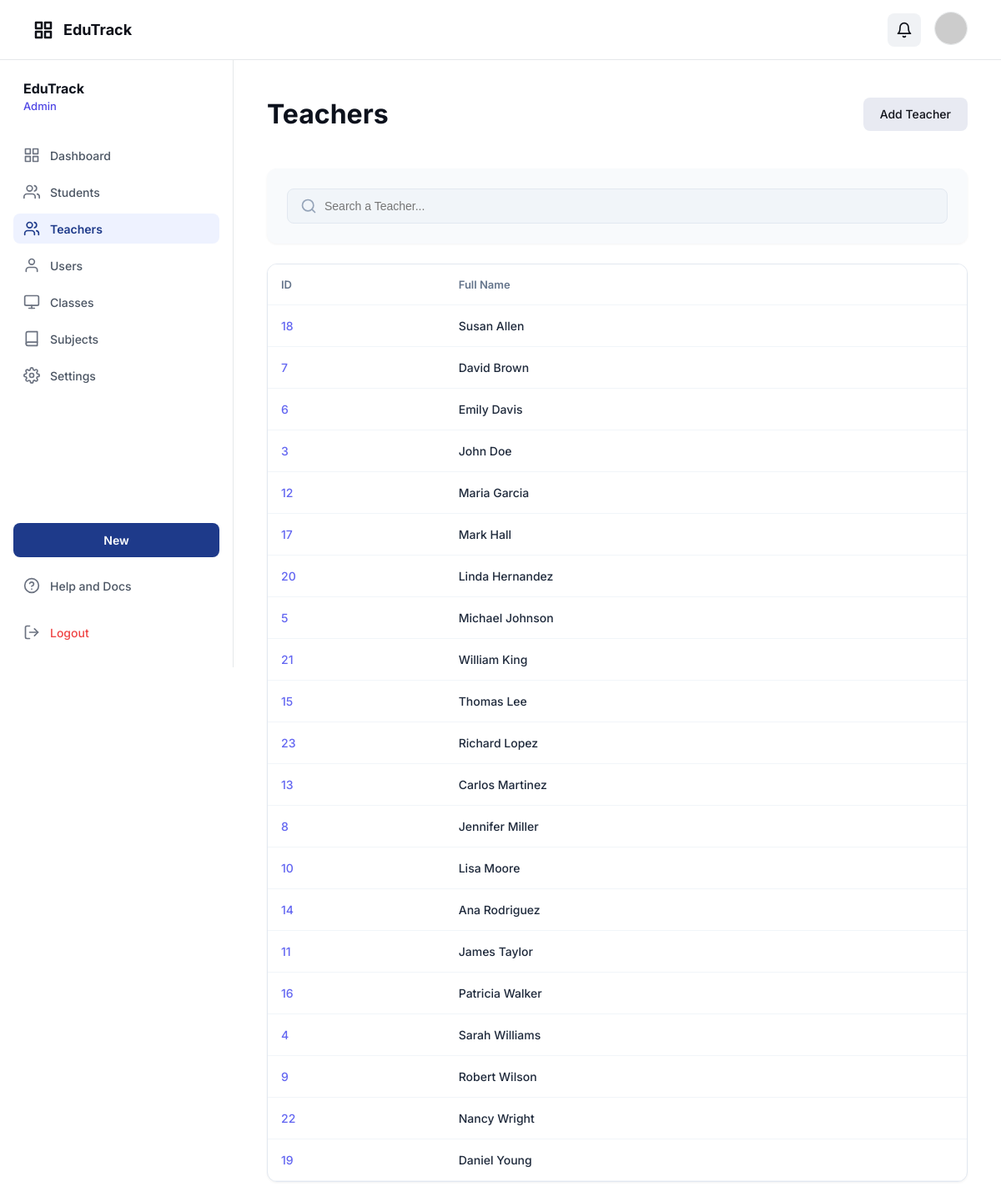
The app's page /school_app/index.php?controller=teacher&action=index (signed in) with its own data.
### tables this page shows
CREATE TABLE users (
  id BIGINT UNSIGNED NOT NULL AUTO_INCREMENT,
  username VARCHAR(50) NOT NULL,
  email VARCHAR(120) NULL,
  password_hash VARCHAR(255) NOT NULL,
  first_name VARCHAR(80) NOT NULL,
  last_name VARCHAR(80) NOT NULL,
  is_active TINYINT(1) NOT NULL DEFAULT 1,
  created_at TIMESTAMP NOT NULL DEFAULT CURRENT_TIMESTAMP,
  updated_at TIMESTAMP NOT NULL DEFAULT CURRENT_TIMESTAMP ON UPDATE CURRENT_TIMESTAMP,
  PRIMARY KEY (id),
  UNIQUE KEY uq_users_username (username),
  UNIQUE KEY uq_users_email (email)
);

### school_app/models/User.php (called while the page is built, shortened)
<?php
class User extends Model
{
    public static function getAll($filters = [])
    {
        $db = Database::connect();
        $sql = "SELECT
                    u.*,
                    r.id as role_id,
                    r.name as role_name,
                    r.description as role_description
                FROM users u
                LEFT JOIN user_roles ur ON u.id = ur.user_id
                LEFT JOIN roles r ON ur.role_id = r.id
                WHERE 1=1";
        $params = [];
        if (!empty($filters['role'])) {
            $sql .= " AND r.name = ?";
            $params[] = $filters['role'];
        }
        $sql .= " ORDER BY u.last_name, u.first_name";
        $stmt = $db->prepare($sql);
        $stmt->execute($params);
        return $stmt->fetchAll(PDO::FETCH_OBJ);
    }
}

### school_app/controllers/TeacherController.php (called while the page is built, shortened)
<?php
require_once __DIR__ . '/../models/User.php';
class TeacherController
{
    public function index()
    {
        $search = $_GET['search'] ?? '';
        $teachers = User::getAll([
            'role' => 'TEACHER',
            'search' => $search
        ]);
        return [
            'teachers' => $teachers,
            'filters' => [
                'search' => $search
            ]
        ];
    }
}

### school_app/views/admin/teachers/index.php (the view, shortened to what this page needs)
<div class="teachers-view-container">
    <div style="display: flex; justify-content: space-between; align-items: center; margin-bottom: 24px;">
        <h1 class="text-h1" style="font-weight: 700; font-size: 32px; color: var(--text-dark);">Teachers</h1>
        <a href="index.php?controller=teacher&action=add" class="btn-secondary"
            style="padding: 10px 20px; border-radius: 8px; font-weight: 500; font-size: 14px;">Add Teacher</a>
    </div>
    <div class="card" style="padding: 24px; margin-bottom: 24px; border: none; background-color: #f8fafc;">
        <form action="index.php" method="GET" style="position: relative; width: 100%;">
            <input type="text" name="search" value="<?php echo htmlspecialchars($filters['search']); ?>"
                placeholder="Search a Teacher..." class="input-field"
                style="width: 100%; padding: 12px 16px 12px 44px; border-radius: 8px; border: 1px solid #e2e8f0; background-color: #f1f5f9; font-size: 14px;">
        </form>
    </div>
    <div class="card"
        style="padding: 0; border: 1px solid #e2e8f0; border-radius: 12px; overflow: hidden; background-color: #fff;">
        <table style="width: 100%; border-collapse: collapse; text-align: left;">
            <thead>
                <tr style="border-bottom: 1px solid #f1f5f9; background-color: #fff;">
                    <th style="padding: 16px; color: #64748b; font-size: 13px; font-weight: 600; text-transform: none;">
                        ID</th>
                    <th style="padding: 16px; color: #64748b; font-size: 13px; font-weight: 600; text-transform: none;">
                        Full Name</th>
                </tr>
            </thead>
            <tbody>
                <?php if (empty($teachers)): ?>
                    <tr>
                        <td colspan="2" style="padding: 48px; text-align: center; color: #94a3b8; font-size: 15px;">
                            No teachers found matching your criteria.
                        </td>
                    </tr>
                <?php else: ?>
                    <?php foreach ($teachers as $teacher): ?>
                        <tr style="border-bottom: 1px solid #f1f5f9; transition: background-color 0.2s;"
                            onmouseover="this.style.backgroundColor='#f8fafc'"
                            onmouseout="this.style.backgroundColor='transparent'">
                            <td style="padding: 16px; color: #6366f1; font-weight: 500; font-size: 14px;">
                                <?php echo htmlspecialchars($teacher->id); ?>
                            </td>
                            <td style="padding: 16px; color: #1e293b; font-weight: 500; font-size: 14px;">
                                <?php echo htmlspecialchars($teacher->first_name . ' ' . $teacher->last_name); ?>
                            </td>
                        </tr>
                    <?php endforeach; ?>
                <?php endif; ?>
            </tbody>
        </table>
    </div>
</div>

### school_app/assets/css/app.css (style rules this page uses)
:root { --primary: #1e3a89; --primary-light: #e8eaf2; --bg-main: #f9f9f9; --bg-white: #ffffff; --text-main: #0f1119; --text-muted: #546691; --text-dark: #0c111c; --border-color: #e5e8ea; --border-input: #d1d6e5; --error: #ef4444; --success: #10b981; --spacing-xs: 4px; --spacing-sm: 8px; --spacing-md: 12px; --spacing-lg: 16px; --spacing-xl: 20px; --spacing-2xl: 24px; --spacing-4xl: 40px; --font-family: "Inter", -apple-system, BlinkMacSystemFont, "Segoe UI", Roboto, sans-serif; --font-size-xs: 12px; --font-size-sm: 14px; --font-size-md: 16px; --font-size-lg: 18px; --font-size-xl: 24px; --font-size-2xl: 28px; --font-size-3xl: 32px; }
* { -webkit-font-smoothing: antialiased; box-sizing: border-box; }
html, body { margin: 0; padding: 0; height: 100%; font-family: var(--font-family); background-color: var(--bg-white); color: var(--text-main); }
a { text-decoration: none; color: inherit; }
.card { background-color: var(--bg-white); border: 1px solid var(--input-border); border-radius: 12px; padding: var(--spacing-2xl); box-shadow: 0 1px 3px rgba(0, 0, 0, 0.05); }
.depth-frame-30, .depth-frame-31, .btn-secondary { background-color: var(--primary-light); color: var(--text-main); border-radius: 8px; height: 40px; display: flex; align-items: center; justify-content: center; }
.text-wrapper-5, .text-h1 { font-weight: 700; font-size: 32px; color: var(--text-main); }

### records on screen
users: id "18", first_name+last_name "Susan Allen"
users: id "7", first_name+last_name "David Brown"
users: id "6", first_name+last_name "Emily Davis"
users: id "3", first_name+last_name "John Doe"
users: id "12", first_name+last_name "Maria Garcia"
users: id "17", first_name+last_name "Mark Hall"
users: id "20", first_name+last_name "Linda Hernandez"
users: id "5", first_name+last_name "Michael Johnson"
users: id "21", first_name+last_name "William King"
users: id "15", first_name+last_name "Thomas Lee"
users: id "23", first_name+last_name "Richard Lopez"
users: id "13", first_name+last_name "Carlos Martinez"
users: id "8", first_name+last_name "Jennifer Miller"
users: id "10", first_name+last_name "Lisa Moore"
users: id "14", first_name+last_name "Ana Rodriguez"
users: id "11", first_name+last_name "James Taylor"
users: id "16", first_name+last_name "Patricia Walker"
users: id "4", first_name+last_name "Sarah Williams"
users: id "9", first_name+last_name "Robert Wilson"
users: id "22", first_name+last_name "Nancy Wright"
users: id "19", first_name+last_name "Daniel Young"

### other values on screen
$displayRole "Admin"
